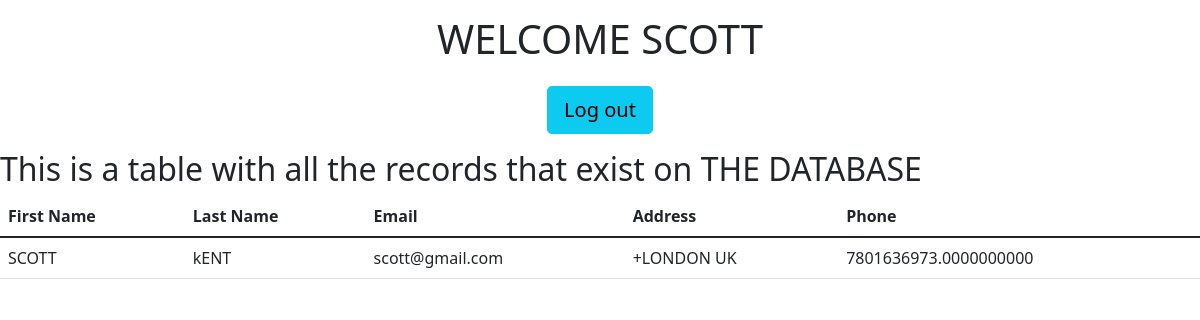
Screenshot of /home (signed in) with the database file from the repository.
### app.py (models this page shows)
class User(UserMixin, db.Model):
    id = db.Column(db.Integer, primary_key=True)
    firstname = db.Column(db.String(128))
    lastname = db.Column(db.String(128))
    email = db.Column(db.String(50),unique=True)
    address = db.Column(db.String(50))
    phone = db.Column(db.Numeric(50))
    password = db.Column(db.String(100))

### app.py (the view)
@app.route('/home')
@login_required
def home():
    users = User.query
    return render_template('home.html', name=current_user.firstname, users=users)

### app.py (called while the page is built)
@login_manager.user_loader
def load_user(user_id):
    return User.query.get(int(user_id))

### templates/home.html (shortened to what this page needs)
{% extends "bootstrap/base.html"%}
{%block head%}
    <link rel="stylesheet" href="./static/style.css">
    <link href="https://cdn.jsdelivr.net/npm/bootstrap@5.1.3/dist/css/bootstrap.min.css" rel="stylesheet">
{%endblock%}
{%block content %}
    <div>
        <h1>WELCOME {{name}}</h1>
        <p>
            <a href="{{url_for('logout')}}" class="btn btn-info btn-lg ">
                 Log out
            </a>
        </p>
        <h2>This is a table with all the records that exist on THE DATABASE </h2>
        <table class="table ">
            <thead>
                <tr>
                    <th scope="col ">First Name</th>
                    <th scope="col ">Last Name</th>
                    <th scope="col ">Email</th>
                    <th scope="col ">Address</th>
                    <th scope="col ">Phone</th>
                </tr>
            </thead>
            {%for user in users%}
            <tbody>
                <tr>
                    <td>{{user.firstname}}</td>
                    <td>{{user.lastname}}</td>
                    <td>{{user.email}}</td>
                    <td>+{{user.address}}</td>
                    <td>{{user.phone}}</td>
                </tr>
            </tbody>
            {%endfor%}
        </table>
    </div>
{%endblock%}

### static/style.css (style rules this page uses)
h1 { text-align: center; padding-top: 15px; }
p { text-align: center; padding-top: 15px; font-size: 15px }

### rows the page displays
User: firstname "SCOTT", lastname "kENT", email "scott@gmail.com", address "LONDON UK", phone "7801636973.0000000000"
